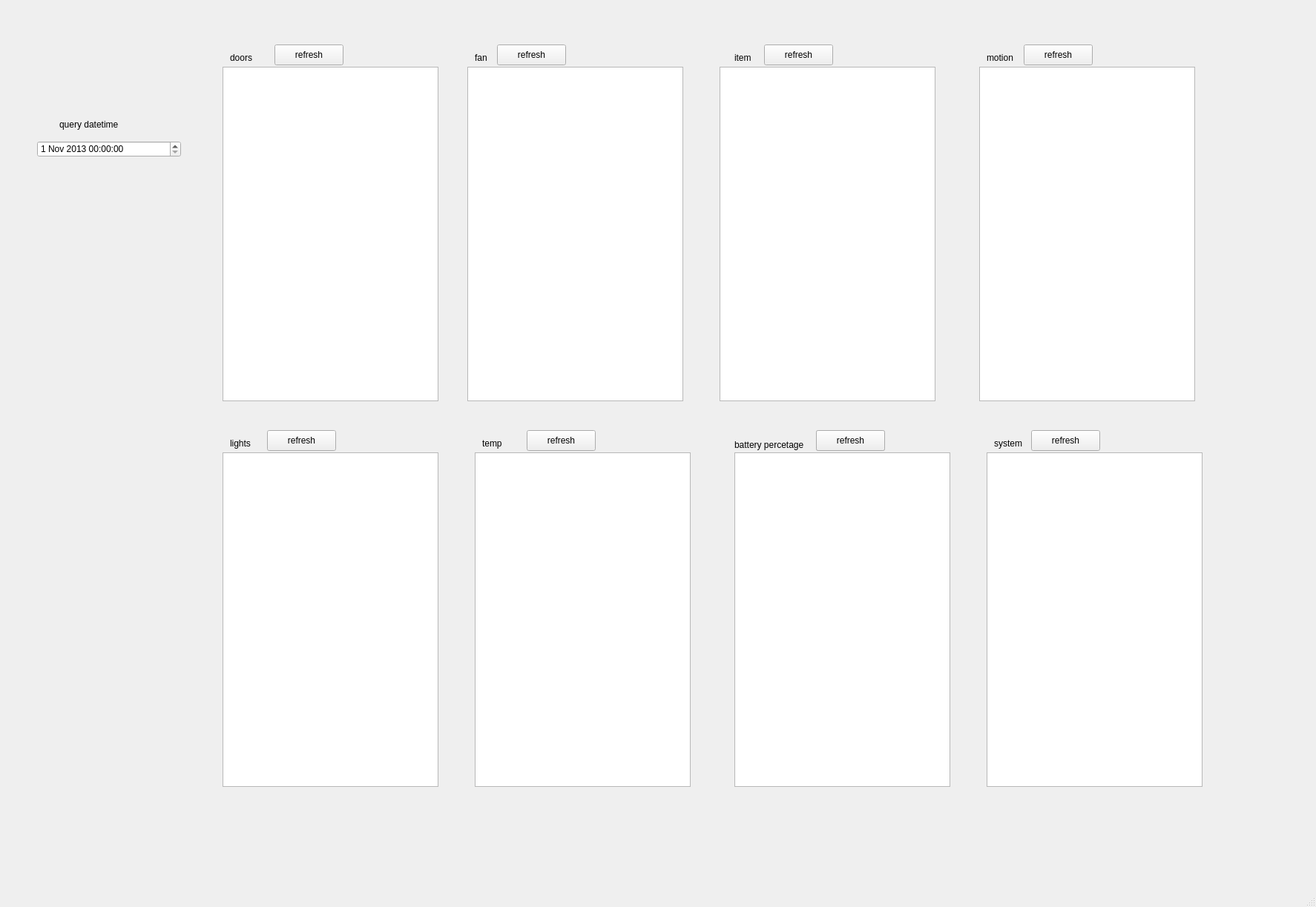
<?xml version="1.0" encoding="UTF-8"?>
<ui version="4.0">
 <class>MainWindow</class>
 <widget class="QMainWindow" name="MainWindow">
  <property name="geometry">
   <rect>
    <x>0</x>
    <y>0</y>
    <width>1774</width>
    <height>1223</height>
   </rect>
  </property>
  <property name="windowTitle">
   <string>MainWindow</string>
  </property>
  <widget class="QWidget" name="centralwidget">
   <widget class="QDateTimeEdit" name="dateTimeEdit">
    <property name="geometry">
     <rect>
      <x>50</x>
      <y>190</y>
      <width>194</width>
      <height>22</height>
     </rect>
    </property>
    <property name="dateTime">
     <datetime>
      <hour>0</hour>
      <minute>0</minute>
      <second>0</second>
      <year>2013</year>
      <month>11</month>
      <day>1</day>
     </datetime>
    </property>
    <property name="maximumDateTime">
     <datetime>
      <hour>0</hour>
      <minute>0</minute>
      <second>0</second>
      <year>2014</year>
      <month>12</month>
      <day>31</day>
     </datetime>
    </property>
    <property name="minimumDateTime">
     <datetime>
      <hour>0</hour>
      <minute>0</minute>
      <second>0</second>
      <year>2013</year>
      <month>1</month>
      <day>1</day>
     </datetime>
    </property>
    <property name="maximumDate">
     <date>
      <year>2014</year>
      <month>12</month>
      <day>31</day>
     </date>
    </property>
    <property name="minimumDate">
     <date>
      <year>2013</year>
      <month>1</month>
      <day>1</day>
     </date>
    </property>
   </widget>
   <widget class="QLabel" name="label">
    <property name="geometry">
     <rect>
      <x>310</x>
      <y>70</y>
      <width>55</width>
      <height>16</height>
     </rect>
    </property>
    <property name="text">
     <string>doors</string>
    </property>
   </widget>
   <widget class="QPushButton" name="pushButton_refresh_door">
    <property name="geometry">
     <rect>
      <x>370</x>
      <y>60</y>
      <width>93</width>
      <height>28</height>
     </rect>
    </property>
    <property name="text">
     <string>refresh</string>
    </property>
   </widget>
   <widget class="QTableWidget" name="doorTable">
    <property name="geometry">
     <rect>
      <x>300</x>
      <y>90</y>
      <width>291</width>
      <height>451</height>
     </rect>
    </property>
   </widget>
   <widget class="QTableWidget" name="fanTable">
    <property name="geometry">
     <rect>
      <x>630</x>
      <y>90</y>
      <width>291</width>
      <height>451</height>
     </rect>
    </property>
   </widget>
   <widget class="QTableWidget" name="itemTable">
    <property name="geometry">
     <rect>
      <x>970</x>
      <y>90</y>
      <width>291</width>
      <height>451</height>
     </rect>
    </property>
   </widget>
   <widget class="QTableWidget" name="motionTable">
    <property name="geometry">
     <rect>
      <x>1320</x>
      <y>90</y>
      <width>291</width>
      <height>451</height>
     </rect>
    </property>
   </widget>
   <widget class="QLabel" name="label_2">
    <property name="geometry">
     <rect>
      <x>640</x>
      <y>70</y>
      <width>55</width>
      <height>16</height>
     </rect>
    </property>
    <property name="text">
     <string>fan</string>
    </property>
   </widget>
   <widget class="QLabel" name="label_3">
    <property name="geometry">
     <rect>
      <x>990</x>
      <y>70</y>
      <width>55</width>
      <height>16</height>
     </rect>
    </property>
    <property name="text">
     <string>item</string>
    </property>
   </widget>
   <widget class="QLabel" name="label_4">
    <property name="geometry">
     <rect>
      <x>1330</x>
      <y>70</y>
      <width>55</width>
      <height>16</height>
     </rect>
    </property>
    <property name="text">
     <string>motion</string>
    </property>
   </widget>
   <widget class="QTableWidget" name="lightTable">
    <property name="geometry">
     <rect>
      <x>300</x>
      <y>610</y>
      <width>291</width>
      <height>451</height>
     </rect>
    </property>
   </widget>
   <widget class="QTableWidget" name="tempTable">
    <property name="geometry">
     <rect>
      <x>640</x>
      <y>610</y>
      <width>291</width>
      <height>451</height>
     </rect>
    </property>
   </widget>
   <widget class="QTableWidget" name="battTable">
    <property name="geometry">
     <rect>
      <x>990</x>
      <y>610</y>
      <width>291</width>
      <height>451</height>
     </rect>
    </property>
   </widget>
   <widget class="QTableWidget" name="systemTable">
    <property name="geometry">
     <rect>
      <x>1330</x>
      <y>610</y>
      <width>291</width>
      <height>451</height>
     </rect>
    </property>
   </widget>
   <widget class="QPushButton" name="pushButton_refresh_fan">
    <property name="geometry">
     <rect>
      <x>670</x>
      <y>60</y>
      <width>93</width>
      <height>28</height>
     </rect>
    </property>
    <property name="text">
     <string>refresh</string>
    </property>
   </widget>
   <widget class="QPushButton" name="pushButton_refresh_item">
    <property name="geometry">
     <rect>
      <x>1030</x>
      <y>60</y>
      <width>93</width>
      <height>28</height>
     </rect>
    </property>
    <property name="text">
     <string>refresh</string>
    </property>
   </widget>
   <widget class="QPushButton" name="pushButton_refresh_motion">
    <property name="geometry">
     <rect>
      <x>1380</x>
      <y>60</y>
      <width>93</width>
      <height>28</height>
     </rect>
    </property>
    <property name="text">
     <string>refresh</string>
    </property>
   </widget>
   <widget class="QPushButton" name="pushButton_refresh_5">
    <property name="geometry">
     <rect>
      <x>1100</x>
      <y>580</y>
      <width>93</width>
      <height>28</height>
     </rect>
    </property>
    <property name="text">
     <string>refresh</string>
    </property>
   </widget>
   <widget class="QLabel" name="label_5">
    <property name="geometry">
     <rect>
      <x>310</x>
      <y>590</y>
      <width>55</width>
      <height>16</height>
     </rect>
    </property>
    <property name="text">
     <string>lights</string>
    </property>
   </widget>
   <widget class="QPushButton" name="pushButton_refresh_light">
    <property name="geometry">
     <rect>
      <x>360</x>
      <y>580</y>
      <width>93</width>
      <height>28</height>
     </rect>
    </property>
    <property name="text">
     <string>refresh</string>
    </property>
   </widget>
   <widget class="QPushButton" name="pushButton_refresh_temp">
    <property name="geometry">
     <rect>
      <x>710</x>
      <y>580</y>
      <width>93</width>
      <height>28</height>
     </rect>
    </property>
    <property name="text">
     <string>refresh</string>
    </property>
   </widget>
   <widget class="QLabel" name="label_6">
    <property name="geometry">
     <rect>
      <x>80</x>
      <y>160</y>
      <width>101</width>
      <height>16</height>
     </rect>
    </property>
    <property name="text">
     <string>query datetime</string>
    </property>
   </widget>
   <widget class="QLabel" name="label_7">
    <property name="geometry">
     <rect>
      <x>650</x>
      <y>590</y>
      <width>55</width>
      <height>16</height>
     </rect>
    </property>
    <property name="text">
     <string>temp</string>
    </property>
   </widget>
   <widget class="QLabel" name="label_8">
    <property name="geometry">
     <rect>
      <x>990</x>
      <y>590</y>
      <width>101</width>
      <height>20</height>
     </rect>
    </property>
    <property name="text">
     <string>battery percetage</string>
    </property>
   </widget>
   <widget class="QLabel" name="label_9">
    <property name="geometry">
     <rect>
      <x>1340</x>
      <y>590</y>
      <width>55</width>
      <height>16</height>
     </rect>
    </property>
    <property name="text">
     <string>system</string>
    </property>
   </widget>
   <widget class="QPushButton" name="pushButton_refresh_batt">
    <property name="geometry">
     <rect>
      <x>1100</x>
      <y>580</y>
      <width>93</width>
      <height>28</height>
     </rect>
    </property>
    <property name="text">
     <string>refresh</string>
    </property>
   </widget>
   <widget class="QPushButton" name="pushButton_refresh_system">
    <property name="geometry">
     <rect>
      <x>1390</x>
      <y>580</y>
      <width>93</width>
      <height>28</height>
     </rect>
    </property>
    <property name="text">
     <string>refresh</string>
    </property>
   </widget>
  </widget>
  <widget class="QMenuBar" name="menubar">
   <property name="geometry">
    <rect>
     <x>0</x>
     <y>0</y>
     <width>1774</width>
     <height>26</height>
    </rect>
   </property>
  </widget>
  <widget class="QStatusBar" name="statusbar"/>
 </widget>
 <resources/>
 <connections/>
</ui>
